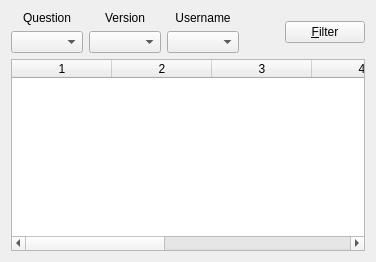
         <widget class="QWidget" name="reviewMTab">
          <property name="enabled">
           <bool>true</bool>
          </property>
          <attribute name="title">
           <string>Review &amp;Marking</string>
          </attribute>
          <layout class="QVBoxLayout" name="verticalLayout_19">
           <item>
            <layout class="QHBoxLayout" name="horizontalLayout_12">
             <item>
              <layout class="QVBoxLayout" name="verticalLayout_15">
               <item>
                <widget class="QLabel" name="label_6">
                 <property name="text">
                  <string>Question</string>
                 </property>
                 <property name="alignment">
                  <set>Qt::AlignCenter</set>
                 </property>
                </widget>
               </item>
               <item>
                <widget class="QComboBox" name="questionCB"/>
               </item>
              </layout>
             </item>
             <item>
              <layout class="QVBoxLayout" name="verticalLayout_16">
               <item>
                <widget class="QLabel" name="label_7">
                 <property name="text">
                  <string>Version</string>
                 </property>
                 <property name="alignment">
                  <set>Qt::AlignCenter</set>
                 </property>
                </widget>
               </item>
               <item>
                <widget class="QComboBox" name="versionCB"/>
               </item>
              </layout>
             </item>
             <item>
              <layout class="QVBoxLayout" name="verticalLayout_17">
               <item>
                <widget class="QLabel" name="label_8">
                 <property name="text">
                  <string>Username</string>
                 </property>
                 <property name="alignment">
                  <set>Qt::AlignCenter</set>
                 </property>
                </widget>
               </item>
               <item>
                <widget class="QComboBox" name="userCB"/>
               </item>
              </layout>
             </item>
             <item>
              <spacer name="horizontalSpacer_11">
               <property name="orientation">
                <enum>Qt::Horizontal</enum>
               </property>
               <property name="sizeHint" stdset="0">
                <size>
                 <width>40</width>
                 <height>20</height>
                </size>
               </property>
              </spacer>
             </item>
             <item>
              <widget class="QPushButton" name="filterB">
               <property name="text">
                <string>&amp;Filter</string>
               </property>
              </widget>
             </item>
            </layout>
           </item>
           <item>
            <widget class="QTableWidget" name="reviewTW">
             <property name="editTriggers">
              <set>QAbstractItemView::NoEditTriggers</set>
             </property>
             <property name="alternatingRowColors">
              <bool>true</bool>
             </property>
             <property name="columnCount">
              <number>7</number>
             </property>
             <attribute name="horizontalHeaderStretchLastSection">
              <bool>true</bool>
             </attribute>
             <attribute name="verticalHeaderVisible">
              <bool>false</bool>
             </attribute>
             <attribute name="verticalHeaderStretchLastSection">
              <bool>false</bool>
             </attribute>
             <column/>
             <column/>
             <column/>
             <column/>
             <column/>
             <column/>
             <column/>
            </widget>
           </item>
          </layout>
         </widget>
